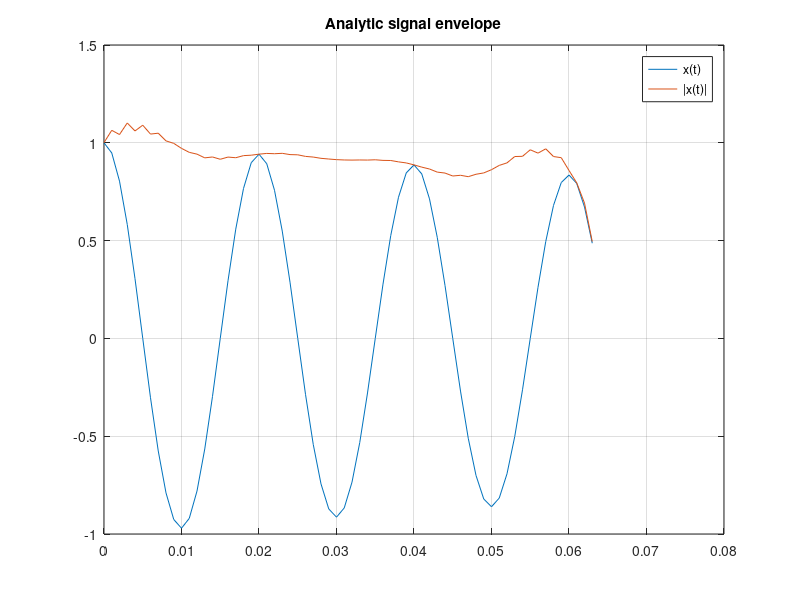

Write MATLAB code to recreate this figure.
% Гильберт: огибающая
% Аналитический сигнал (степень 2 — workaround, см. hilbert bug)

decay = 3;
ts5 = 0:1/1000:0.063;
x5 = cos(2*pi*50*ts5).*exp(-decay*ts5);
z5 = hilbert(x5);
figure;
plot(ts5, x5, ts5, abs(z5));
legend('x(t)','|x(t)|');
title('Analytic signal envelope'); grid on;

%{
@play
{
 "title": "Hilbert: envelope",
 "groups": [
  {
   "name": "Signal",
   "controls": [
    {
     "var": "decay",
     "label": "Attenuation",
     "min": 1,
     "max": 8,
     "step": 1,
     "default": 3
    }
   ]
  }
 ]
}
%}
